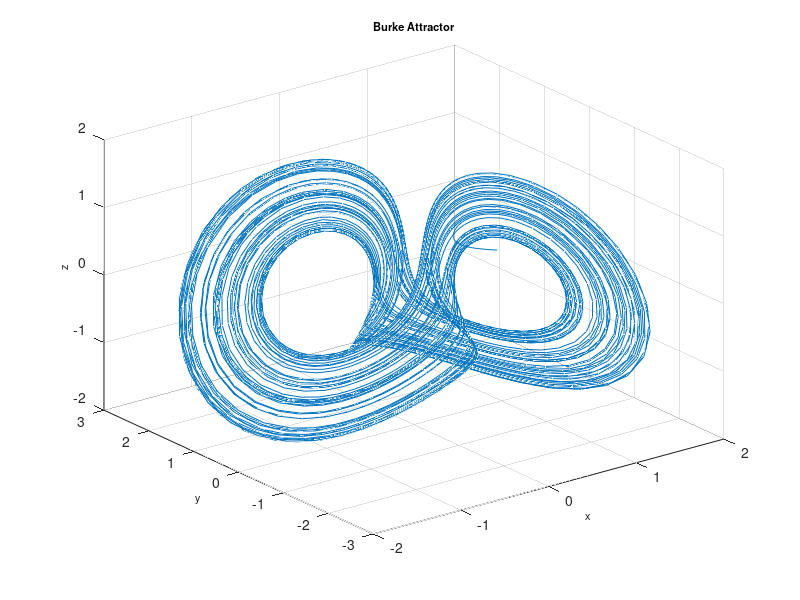

MATLAB code for this plot:
function Burke
%==========================================================================
% Matlab program to plot a phase portrait of the 3D chaotic system
%==========================================================================
clear
clc
clf
%==================== Parameters ==========================================
a = 10; b=4.272;
%===================== Initial conditions =================================
initial=[1, 0.1, 0.2]; 
% =============== Solves ODEs =============================================
deq1=@(t,x) [-a*(x(1)+x(2)); -x(2)-a*x(1)*x(3); a*x(1)*x(2)+b];
[~,sol] = ode45(deq1,[0, 100],initial);
%============= Runs simulation ============================================
    plot3(sol(:,1),sol(:,2),sol(:,3)),grid
    title('Burke Attractor','fontsize',8)
    xlabel('x','fontsize',8)
    ylabel('y','fontsize',8)
    zlabel('z','fontsize',8)
%================= End of program =========================================